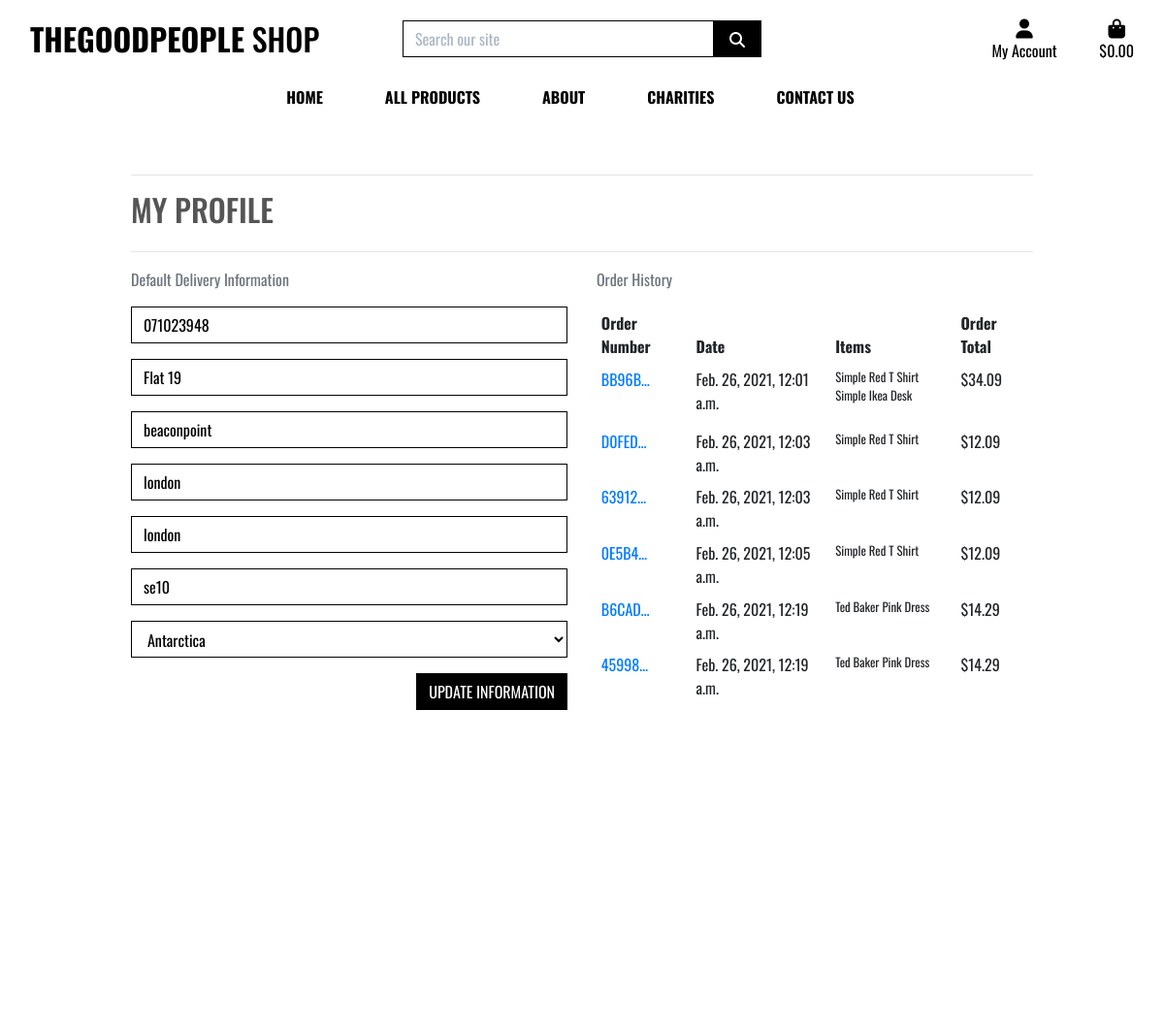
Screenshot of /profile/ (signed in) with the database file from the repository.
### profiles/models.py (models this page shows, shortened)
class UserProfile(models.Model):
    user = models.OneToOneField(User, on_delete=models.CASCADE)
    default_phone_number = models.CharField(max_length=20, null=True, blank=True)
    default_street_address1 = models.CharField(max_length=80, null=True, blank=True)
    default_street_address2 = models.CharField(max_length=80, null=True, blank=True)
    default_town_or_city = models.CharField(max_length=40, null=True, blank=True)
    default_county = models.CharField(max_length=80, null=True, blank=True)
    default_postcode = models.CharField(max_length=20, null=True, blank=True)
    default_country = CountryField(blank_label='Country', null=True, blank=True)

### checkout/models.py (models this page shows, shortened)
class Order(models.Model):
    order_number = models.CharField(max_length=32, null=False, editable=False)
    user_profile = models.ForeignKey(UserProfile, on_delete=models.SET_NULL,
                                     null=True, blank=True, related_name='orders')
    full_name = models.CharField(max_length=50, null=False, blank=False)
    email = models.EmailField(max_length=254, null=False, blank=False)
    phone_number = models.CharField(max_length=20, null=False, blank=False)
    country = CountryField(blank_label='Country *', null=False, blank=False)
    postcode = models.CharField(max_length=20, null=True, blank=True)
    town_or_city = models.CharField(max_length=40, null=False, blank=False)
    street_address1 = models.CharField(max_length=80, null=False, blank=False)
    street_address2 = models.CharField(max_length=80, null=True, blank=True)
    county = models.CharField(max_length=80, null=True, blank=True)
    date = models.DateTimeField(auto_now_add=True)
    delivery_cost = models.DecimalField(max_digits=6, decimal_places=2, null=False, default=0)
    order_total = models.DecimalField(max_digits=10, decimal_places=2, null=False, default=0)
    grand_total = models.DecimalField(max_digits=10, decimal_places=2, null=False, default=0)
    original_cart = models.TextField(null=False, blank=False, default='')
    stripe_pid = models.CharField(max_length=254, null=False, blank=False, default='')

class OrderLineItem(models.Model):
    order = models.ForeignKey(Order, null=False, blank=False, on_delete=models.CASCADE, related_name='lineitems')
    product = models.ForeignKey(Product, null=False, blank=False, on_delete=models.CASCADE)
    quantity = models.IntegerField(null=False, blank=False, default=0)
    lineitem_total = models.DecimalField(max_digits=6, decimal_places=2, null=False, blank=False, editable=False)

### products/models.py (models this page shows, shortened)
class Product(models.Model):
    name = models.CharField(max_length=254)
    description = models.TextField()
    charity = models.CharField(
        max_length=254,
        choices=sorted_charities,
        default = '',
    )
    price = models.DecimalField(max_digits=6, decimal_places=2)
    image = models.ImageField(null=True, blank=True)

### profiles/views.py (the view)
# urls.py: path('profile/', include('profiles.urls')),
@login_required
def profile(request):
    profile = get_object_or_404(UserProfile, user=request.user)
    if request.method == 'POST':
        form = UserProfileForm(request.POST, instance=profile)
        if form.is_valid():
            form.save()
            messages.success(request, 'Profile updated successfully')
        else:
            messages.error(request, 'Update failed. Please ensure the form is valid.')
    else:
        form = UserProfileForm(instance=profile)
    orders = profile.orders.all()
    template = 'profiles/profile.html'
    context = {
        'form': form,
        'orders': orders,
        'on_profile_page': True
    }
    return render(request, template, context)

### profiles/forms.py
class UserProfileForm(forms.ModelForm):
    class Meta:
        model = UserProfile
        exclude = ('user',)
    def __init__(self, *args, **kwargs):
        super().__init__(*args, **kwargs)
        placeholders = {
            'default_phone_number': 'Phone Number',
            'default_postcode': 'Postal Code',
            'default_town_or_city': 'Town or City',
            'default_street_address1': 'Street Address 1',
            'default_street_address2': 'Street Address 2',
            'default_county': 'County, State or Locality',
        }
        self.fields['default_phone_number'].widget.attrs['autofocus'] = True
        for field in self.fields:
            if field != 'default_country':
                if self.fields[field].required:
                    placeholder = f'{placeholders[field]} *'
                else:
                    placeholder = placeholders[field]
                self.fields[field].widget.attrs['placeholder'] = placeholder
            self.fields[field].widget.attrs['class'] = 'border-black rounded-0 profile-form-input'
            self.fields[field].label = False

### cart/contexts.py (called while the page is built, shortened)
def cart_contents(request):
    cart_items = []
    total = 0
    product_count = 0
    cart = request.session.get('cart', {})
    if total < settings.FREE_DELIVERY_THRESHOLD:
        delivery = total * Decimal(settings.STANDARD_DELIVERY_PERCENTAGE / 100)
        free_delivery_delta = settings.FREE_DELIVERY_THRESHOLD - total
    else:
        delivery = 0
        free_delivery_delta = 0
    grand_total = delivery + total
    context = {
        'cart_items': cart_items,
        'total': total,
        'product_count': product_count,
        'delivery': delivery,
        'free_delivery_delta': free_delivery_delta,
        'free_delivery_threshold': settings.FREE_DELIVERY_THRESHOLD,
        'grand_total': grand_total,
    }
    return context

### profiles/templates/profiles/profile.html (shortened to what this page needs)
{% extends "base.html" %}
{% load static %}
{% block extra_css %}
    <link rel="stylesheet" href="{% static 'profiles/css/profile.css' %}">
{% endblock %}
{% block page_header %}
    <div class="container header-container">
    </div>
{% endblock %}
{% block content %}
    <div class="overlay"></div>
    <div class="container">
        <div class="row">
            <div class="col">
                <hr>
                <h2 class="logo-font mb-4">My Profile</h2>
                <hr>
            </div>
        </div>
        <div class="row">
            <div class="col-12 col-lg-6">
                <p class="text-muted">Default Delivery Information</p>
                <form class="mt-3" actions="{% url 'profile' %}" method="POST" id="profile-update-form">
                    {{ form|crispy}}
                    <button class="btn btn-black rounded-0 text-uppercase float-right">Update Information</button>
                </form>
            </div>
            <div class="col-12 col-lg-6">
                <p class="text-muted">Order History</p>
                <div class="order-history table-responsive">
                    <table class="table table-sm table-borderless">
                        <thead>
                            <tr>
                                <th>Order Number</th>
                                <th>Date</th>
                                <th>Items</th>
                                <th>Order Total</th>
                            </tr>
                        </thead>
                        <tbody>
                            {% for order in orders %}
                                <tr>
                                    <td>
                                        <a href="{% url 'order_history' order.order_number %}"
                                        title="{{ order.order_number }}">
                                            {{ order.order_number|truncatechars:6 }}
                                        </a>
                                    </td>
                                    <td>{{ order.date }}</td>
                                    <td>
                                        <ul class="list-unstyled">
                                            {% for item in order.lineitems.all %}
                                                <li class="small">
                                                    {{ item.product.name }}
                                                </li>
                                            {% endfor %}
                                        </ul>
                                    </td>
                                    <td>${{ order.grand_total }}</td>
                                </tr>
                            {% endfor %}
                        </tbody>
                    </table>
                </div>
            </div>
        </div>
{% endblock %}

### static/css/base.css (style rules this page uses)
html { height: 100%; }
body { background: url('../images/homepage_background.jpeg') no-repeat center center fixed; background-size: cover; color: #555; font-family: 'Oswald'; }
.logo-font { text-transform: uppercase; }
.btn-black { background: black; color: white; }
.border-black { border: 1px solid black !important; }
.overlay { height: 100%; width: 100%; top: 0; left: 0; position: fixed; background: white; z-index: -1; }
@media (min-width: 1200px) { .container { max-width: 80%; } }
@media (min-width: 992px) { .header-container { padding-top: 164px; } }

### profiles/static/profiles/css/profile.css (style rules this page uses)
.order-history { max-height: 416px; overflow: auto; }
#profile-update-form .form-control { color: #000; }
#profile-update-form input::placeholder { color: #aab7c4; }
#id_default_country, #id_default_country option:not(:first-child) { color: #000; }

### rows the page displays
UserProfile: default_phone_number "071023948", default_street_address1 "Flat 19", default_street_address2 "beaconpoint", default_town_or_city "london", default_county "london", default_postcode "se10", default_country "Antarctica"
Order: order_number "BB96B…", date "Feb. 26, 2021, 12:01 a.m.", grand_total "34.09"
OrderLineItem: product.name "Simple Red T Shirt"
OrderLineItem: product.name "Simple Ikea Desk"
Order: order_number "D0FED…", date "Feb. 26, 2021, 12:03 a.m.", grand_total "12.09"
OrderLineItem: product.name "Simple Red T Shirt"
Order: order_number "63912…", date "Feb. 26, 2021, 12:03 a.m.", grand_total "12.09"
OrderLineItem: product.name "Simple Red T Shirt"
Order: order_number "0E5B4…", date "Feb. 26, 2021, 12:05 a.m.", grand_total "12.09"
OrderLineItem: product.name "Simple Red T Shirt"
Order: order_number "B6CAD…", date "Feb. 26, 2021, 12:19 a.m.", grand_total "14.29"
OrderLineItem: product.name "Ted Baker Pink Dress"
Order: order_number "45998…", date "Feb. 26, 2021, 12:19 a.m.", grand_total "14.29"
OrderLineItem: product.name "Ted Baker Pink Dress"
